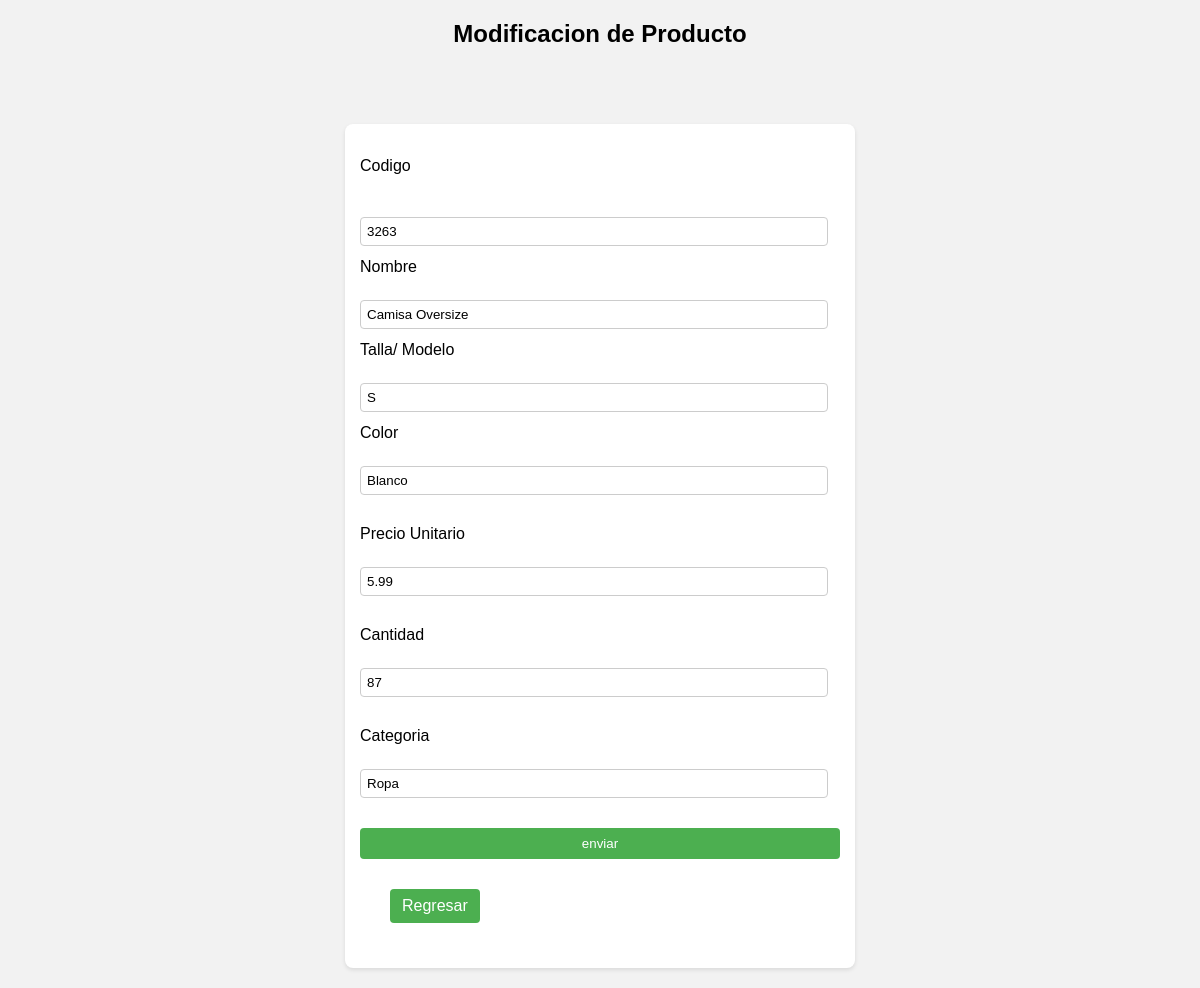
/modificar.php?id=4, run on the app's committed database.
### tables this page shows
CREATE TABLE `inventario` (
  `id` int(8) NOT NULL,
  `codigo` int(4) NOT NULL,
  `nombre` varchar(50) NOT NULL,
  `talla_modelo` varchar(15) NOT NULL,
  `color` varchar(15) NOT NULL,
  `precio_unitario` double NOT NULL,
  `cantidad` int(8) NOT NULL,
  `categoria` varchar(20) NOT NULL
);

### bd/bd.php (called while the page is built, shortened)
<?php
class ConexionaBD{
    private $server;
    private $usuario;
    private $password;
    private $db;
    public function __construct($server, $usuario, $password, $db){
        $this->server = $server;
        $this->usuario = $usuario;
        $this->password = $password;
        $this->db = $db;
    }
    public function conectar(){
        $this->conexion = new mysqli($this->server, $this->usuario, $this->password, $this->db);
    }
}
$conexion = new ConexionaBD('localhost', 'root', '', 'tienda');
?>

### conexion.php (called while the page is built, shortened)
<?php
include_once('bd/bd.php');
class registrar{
    public $conexion;
    public function __construct($conexion){
        $this->conexion = $conexion;
    }
    public function selectupdate($id){
        $consultaSelect = "SELECT * FROM inventario WHERE id=$id";
        $ejecutar_consulta = $this->conexion->conexion->query($consultaSelect);
        return $ejecutar_consulta->fetch_all(MYSQLI_ASSOC);
    }
}
$gestion = new registrar($conexion);
?>

### modificar.php (the view, shortened to what this page needs)
<?php
include_once('conexion.php');
$id= isset($_GET['id']) ? $_GET['id']: "";
$registros = $gestion->selectupdate($id);
foreach($registros as $filas){
?>
<!DOCTYPE html>
<html lang="en">
<head>
    <link rel="stylesheet" href="css/style2.css">
</head>
<body>
    <h2>Modificacion de Producto</h2>
    <br><br>
    <form action="conexion.php" method="post"><br>
        <label for="">Codigo</label><br>
        <input type="text" name="id" id="" value="<?php echo $filas['id'];?>" hidden><br>
        <input type="text" name="codigo" id="" value="<?php echo $filas['codigo'];?>"><br>
        <label for="">Nombre</label> <br>
        <input type="text" name="nombre" id="" value="<?php echo $filas['nombre'];?>"><br>
        <label for="">Talla/ Modelo</label><br>
        <input type="text" name="talla_modelo" id="" value="<?php echo $filas['talla_modelo'];?>"><br>
        <label for="">Color</label><br>
        <input type="text" name="color" id="" value="<?php echo $filas['color'];?>"><br><br>
        <label for="">Precio Unitario</label><br>
        <input type="text" name="precio_unitario" id="" value="<?php echo $filas['precio_unitario'];?>"><br><br>
        <label for="">Cantidad</label><br>
        <input type="text" name="cantidad" id="" value="<?php echo $filas['cantidad'];?>"><br><br>
        <label for="">Categoria</label><br>
        <input type="text" name="categoria" id="" value="<?php echo $filas['categoria'];?>"><br><br>
        <input type="submit" value="enviar">
        <a href="index.php" class='btn'>Regresar</a>
    </form>
    <?php
}
?>
</body>
</html

### css/style2.css (style rules this page uses)
body { font-family: Arial, sans-serif; margin: 0; padding: 0; background-color: #f2f2f2; }
h2 { text-align: center; }
form { width: 40%; margin: 20px auto; background-color: #fff; padding: 15px; border-radius: 8px; box-shadow: 0 2px 4px rgba(0, 0, 0, 0.1); }
label { display: block; margin-bottom: 6px; }
input[type="text"] { width: calc(100% - 12px); padding: 6px; margin-bottom: 12px; border: 1px solid #ccc; border-radius: 4px; box-sizing: border-box; }
input[type="submit"] { width: 100%; padding: 8px; border: none; background-color: #4CAF50; color: #fff; border-radius: 4px; cursor: pointer; }
.btn { display: inline-block; padding: 8px 12px; margin: 30px; text-decoration: none; color: #fff; background-color: #4CAF50; border: none; border-radius: 4px; cursor: pointer; }

### data on the page
inventario: codigo "3263", nombre "Camisa Oversize", talla_modelo "S", color "Blanco", precio_unitario "5.99", cantidad "87", categoria "Ropa"
